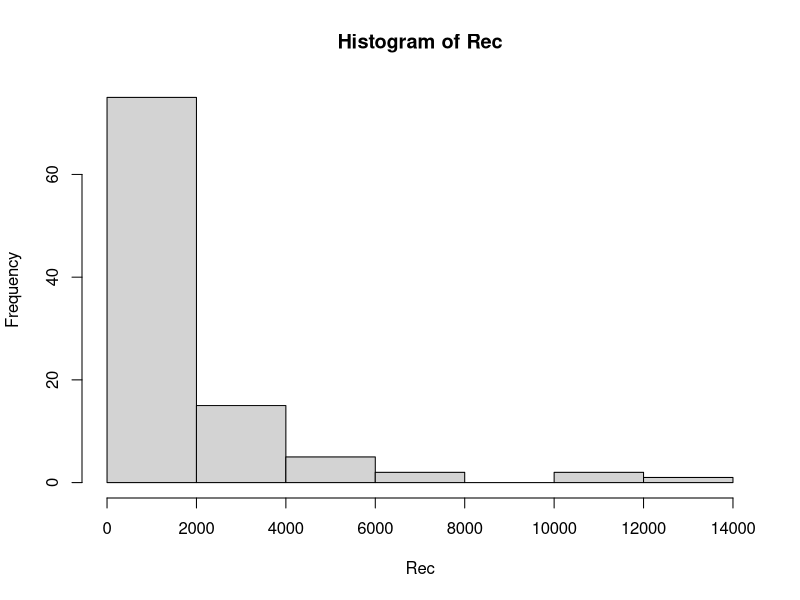
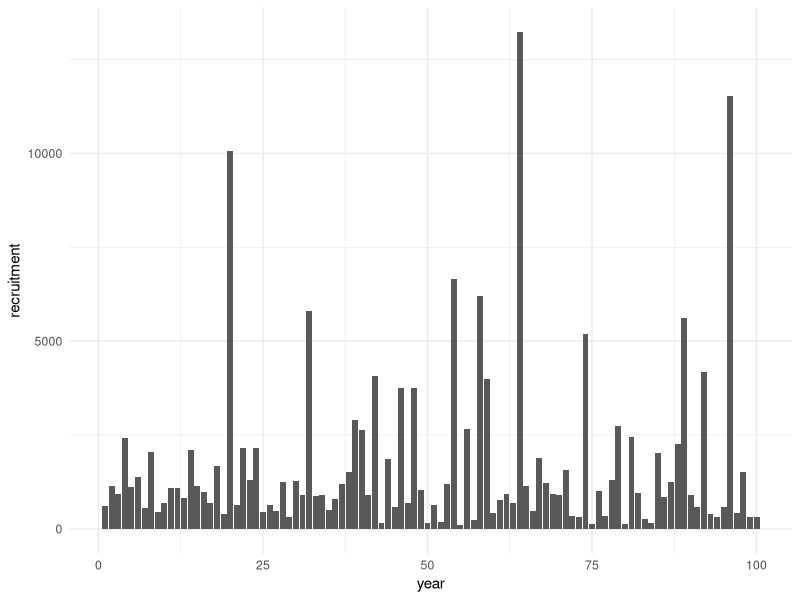
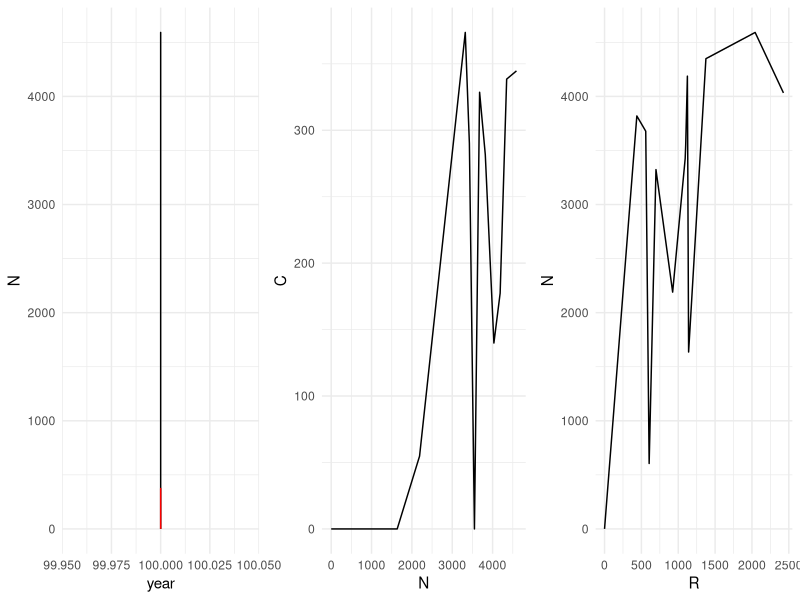

These charts were generated, in order, by the following R code: (Note: this script raises an error after producing the figures.)
## ---- chunk 1
#| label: load-packages
#| include: false

library(tidyverse)
library(palmerpenguins)
theme_set(theme_minimal())
## ---- chunk 2
#age-based model simulation

###-----------------------Exercise 6: Put it all together into an age-structured model---------------------------
###------DO NOT INCLUDE CATCH yet

#First set the model structure
#100 years, ages 0-10
YY <- 100
AA <- 10
## ---- chunk 3
#natural mortality - these values should be positive
MM <- 0.2

set.seed(100)
Rec <- 1000*rlnorm(n = YY) 
Rec
set.seed(100)
exp(log(1000) + rnorm(n = YY)) #notice that this form of the equation is the same as above

hist(Rec)

tibble(year = 1:YY, recruitment = Rec) %>%  ggplot(aes(year, recruitment)) + geom_col()

## ---- chunk 4

#Set total mortality
ZZ <- MM
#define empty matrix in the right dimensions for saving results
NumbersM<-matrix(nrow = YY, ncol = AA + 1)

#run loop through all ages and years. Each of the 3 types of equations are used.
for(i in 2:YY){
	#fishes are born
	  NumbersM[i,1] <- Rec[i]
	for(j in 2:(AA)){
	#fishes die
	NumbersM[i, j]<-NumbersM[i-1, j-1]*exp(-ZZ*1) #*1 is here because it is one time step
	}
	NumbersM[i, AA+1]<-NumbersM[i-1, j-1]*exp(-ZZ*1) + NumbersM[i, AA+1]*exp(-ZZ*1)
}

View(NumbersM)

## ---- chunk 5

### Now: Include Baranov Catch equation:
#F = selectivity*q*effort
#Catch(1979,1980) = N(1979)*F/Z*(1 – exp(-Z*(1980 – 1979)) 

AgeStructModel<-function(Rec, AA=10, Effort = rep(0.2, length(Rec)), qq=1, Sel = c(0,0,rep(1,AA-1))){
	YY <- 1:length(Rec)
	FF<-matrix(Sel, nrow = length(YY), ncol = AA + 1, byrow = TRUE)*qq*matrix(Effort, nrow = length(YY), ncol = AA + 1)
	ZZ <-FF+MM
	
#define empty matrix in the right dimensions for saving results
NumbersM<-matrix(nrow = length(YY), ncol = AA + 1, data = 0)
CatchNM<-matrix(nrow = length(YY), ncol = AA+1, data = 0)

#run loop through all ages and years. Each of the 3 types of equations are used.

	#fishes are born
  NumbersM[1,1] <- Rec[1]

  for(i in 2:12){#length(YY)
	  
	 #calculate fishing on previous year
	 #because all ages are not available until after the 11th year, we begin calculating catch then
	  CatchNM[i-1,]<-NumbersM[i-1,]*FF[i-1,]/ZZ[i-1,]*(1-exp(-ZZ[i-1,]))

	#fishes are born
	  NumbersM[i,1] <- Rec[i] 
	
	  for(j in 2:(AA)){

	  	NumbersM[i, j]<-NumbersM[i-1, j-1]*exp(-ZZ[i-1,j])  
	}
	  
	  NumbersM[i, AA+1]<-NumbersM[i-1, AA]*exp(-ZZ[i-1,j]) + NumbersM[i, AA+1]*exp(-ZZ[i-1,AA+1]) 
	  
			}

	return(list(NumbersM, CatchNM))
	}
NumbersResults<-AgeStructModel(Rec)[[1]]
CatchResults<-AgeStructModel(Rec)[[2]]

p1 <- tibble(year = YY, N=apply(NumbersResults, 1, sum), C = apply(CatchResults, 1, sum)) %>% ggplot(aes(year, N)) + geom_line() + geom_line(aes(year, C), color = 'red')

p2 <- tibble(year = YY, N=apply(NumbersResults, 1, sum), C = apply(CatchResults, 1, sum)) %>% ggplot(aes(N, C)) + geom_line() 

p3 <- tibble(R=NumbersResults[,1], N=apply(NumbersResults, 1, sum), C = apply(CatchResults, 1, sum)) %>% ggplot(aes(R, N)) + geom_line() 

gridExtra::grid.arrange(p1, p2, p3, ncol = 3)


## ---- chunk 6

Efforts<-seq(0, 2, 0.05)
EquilCatch<-vector(length = length(Efforts), mode = "numeric")
for(j in 1:length(Efforts)){
	results<-AgeStructModel(Efforts[j])
	NumbersResults<-results[[1]]
	CatchResults<-apply(results[[2]], 1, sum, na.rm=T)
	EquilCatch[j]<-CatchResults[99]
	}

plot(EquilCatch~Efforts)

#Q6.1 How does the inclusion of a stock-recruitment model affect the relationship between Fmax and Fmsy?

#Q6.2 We made this model piecewise - by estimating relationships separately, then putting them into a model. The other method would be to estimate all parameters at once, given you have enough data. List the parameters you might expect to estimate in a statistical catch-at-age model.

## ---- chunk 7
    SSB<-sum(NumbersM[i-1,]*c(0,WeightatAge)*c(0,PredMat))

	Rec<-alpha*SSB/(1+(alpha*SSB/beta))
	alpha<-79
beta<-2609

#Last piece of age-specific information missing:
PredLengthatAge<-VonBertalanffy(Linf = coef(LxA.nls)[1], K = coef(LxA.nls)[2], t0=coef(LxA.nls)[3], 1:10)
WeightatAge<-exp(coef(HxW.lm)[1]+coef(HxW.lm)[2]*log(PredLengthatAge))

MM <-abs(MM)

WeightM<-matrix(rep(c(0,WeightatAge), 100), nrow = 100, ncol = 11, byrow = T)
MatM<-matrix(rep(c(0,PredMat), 100), nrow = 100, ncol = 11, byrow = T)
plot(apply(NumbersResults*WeightM*MatM, 1, sum))
